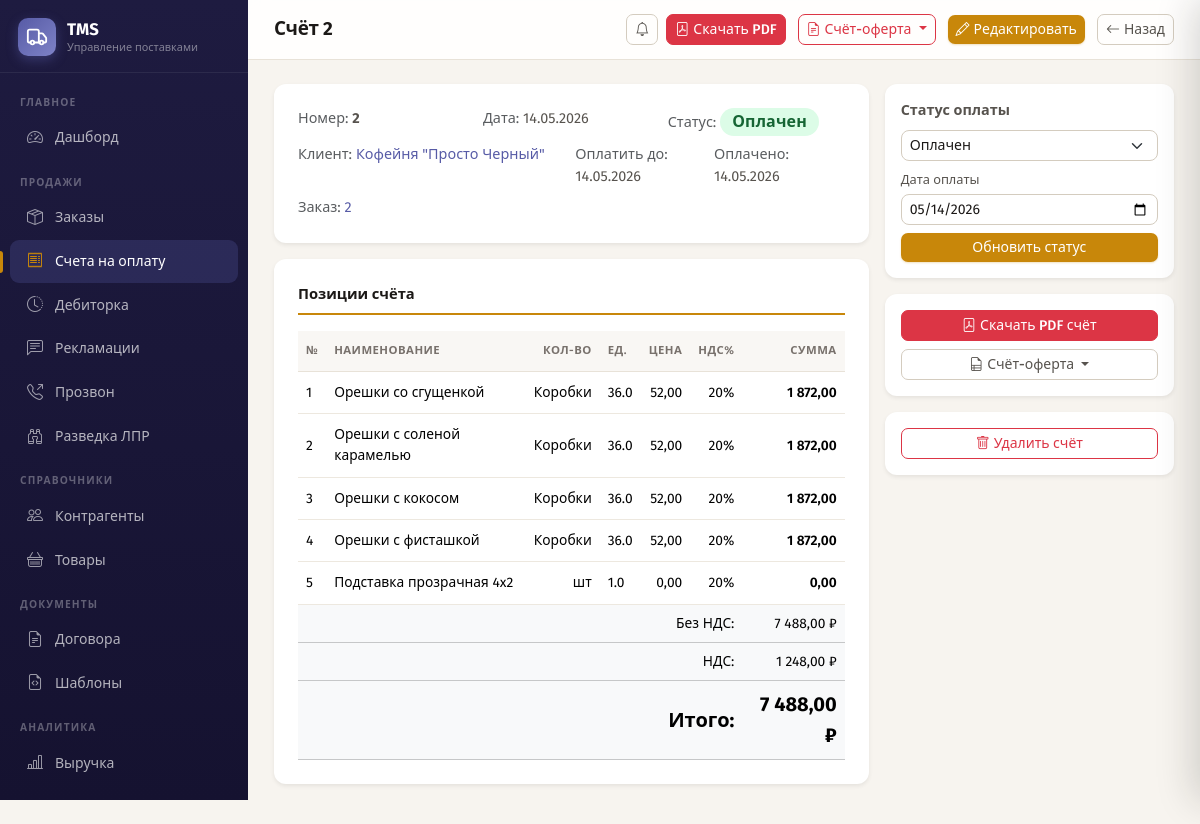
Page /invoices/2 (signed in) on the committed database.
### app/models.py (models this page shows, shortened)
class Invoice(Base):
    __tablename__ = "invoices"
    id = Column(Integer, primary_key=True, index=True)
    number = Column(String(50), unique=True, nullable=False)
    date = Column(Date, nullable=False)
    order_id = Column(Integer, ForeignKey("orders.id"))
    counterparty_id = Column(Integer, ForeignKey("counterparties.id"), nullable=False)
    status = Column(String(20), default="draft")
    subtotal = Column(Float, default=0.0)
    vat_amount = Column(Float, default=0.0)
    total_amount = Column(Float, default=0.0)
    due_date = Column(Date)
    paid_date = Column(Date)
    notes = Column(Text)
    created_at = Column(DateTime, server_default=func.now())
    contract_id = Column(Integer, ForeignKey("contracts.id"))
    counterparty = relationship("Counterparty", back_populates="invoices")
    order = relationship("Order", back_populates="invoices")
    contract = relationship("Contract")
    items = relationship("InvoiceItem", back_populates="invoice", cascade="all, delete-orphan")

class Counterparty(Base):
    __tablename__ = "counterparties"
    id = Column(Integer, primary_key=True, index=True)
    name = Column(String(200), nullable=False)
    trade_name = Column(String(200))
    short_name = Column(String(100))
    inn = Column(String(12))
    kpp = Column(String(9))
    ogrn = Column(String(15))
    legal_address = Column(String(500))
    actual_address = Column(String(500))
    phone = Column(String(50))
    email = Column(String(100))
    contact_person = Column(String(100))
    signatory = Column(String(100))  # Подписант в формате «Фамилия И.О.» (для ИП)
    type = Column(String(20), default="client")  # client / supplier / both
    entity_type = Column(String(10), default="ooo")  # ooo / ip / other
    bank_name = Column(String(200))
    bank_account = Column(String(20))
    bank_bik = Column(String(9))
    bank_corr_account = Column(String(20))
    notes = Column(Text)
    is_active = Column(Boolean, default=True)
    created_at = Column(DateTime, server_default=func.now())
    payment_delay_days = Column(Integer, default=2)           # дней отсрочки
    payment_delay_type = Column(String(10), default="banking") # 'banking' или 'calendar'
    default_discount_pct = Column(Float, default=0.0)
    category = Column(String(1))          # A / B / C / None
    category_manual = Column(Boolean, default=False)  # True = вручную, не пересчитывать
    tg_chat_id = Column(String(100))            # ID чата / группы Telegram
    tg_notify_enabled = Column(Boolean, default=False)  # вкл/выкл отправку заказов
    orders = relationship("Order", back_populates="counterparty", foreign_keys="Order.counterparty_id")
    invoices = relationship("Invoice", back_populates="counterparty")
    contracts = relationship("Contract", back_populates="counterparty")
    claims = relationship("Claim", back_populates="counterparty", order_by="Claim.date.desc()")

class Order(Base):
    __tablename__ = "orders"
    id = Column(Integer, primary_key=True, index=True)
    number = Column(String(50), unique=True, nullable=False)
    date = Column(Date, nullable=False)
    counterparty_id = Column(Integer, ForeignKey("counterparties.id"), nullable=False)
    supplier_id = Column(Integer, ForeignKey("counterparties.id"), nullable=True)
    carrier_id = Column(Integer, ForeignKey("counterparties.id"), nullable=True)
    contract_id = Column(Integer, ForeignKey("contracts.id"), nullable=True)
    status = Column(String(20), default="draft")
    payment_type = Column(String(10), default="prepay")  # prepay / deferred
    delivery_date = Column(Date)
    delivery_address = Column(String(500))
    notes = Column(Text)
    created_by_id = Column(Integer, ForeignKey("users.id"))
    created_at = Column(DateTime, server_default=func.now())
    pickup_city = Column(String(100))        # город отправки
    pickup_address = Column(String(500))     # адрес забора (откуда)
    delivery_contact = Column(String(200))   # телефон + имя получателя, напр. «79119244416 Ольга»
    delivery_time = Column(String(50))       # временной слот, напр. «12-19»
    counterparty = relationship("Counterparty", back_populates="orders", foreign_keys=[counterparty_id])
    supplier = relationship("Counterparty", foreign_keys=[supplier_id])
    carrier = relationship("Counterparty", foreign_keys=[carrier_id])
    contract = relationship("Contract")
    items = relationship("OrderItem", back_populates="order", cascade="all, delete-orphan")
    invoices = relationship("Invoice", back_populates="order")
    created_by = relationship("User")

class InvoiceItem(Base):
    __tablename__ = "invoice_items"
    id = Column(Integer, primary_key=True, index=True)
    invoice_id = Column(Integer, ForeignKey("invoices.id"), nullable=False)
    product_id = Column(Integer, ForeignKey("products.id"))
    name = Column(String(200), nullable=False)
    quantity = Column(Float, nullable=False)
    unit = Column(String(20), default="кг")
    price = Column(Float, nullable=False)
    vat_rate = Column(Float, default=20.0)
    discount_pct = Column(Float, default=0.0)
    amount = Column(Float, nullable=False)
    invoice = relationship("Invoice", back_populates="items")
    product = relationship("Product")

### app/routers/invoices.py (the view)
@router.get("/{invoice_id}", response_class=HTMLResponse)
@login_required
async def view_invoice(request: Request, invoice_id: int, db: Session = Depends(get_db)):
    invoice = db.query(Invoice).filter(Invoice.id == invoice_id).first()
    if not invoice:
        return RedirectResponse(url="/invoices", status_code=302)
    return templates.TemplateResponse(request, "invoices/detail.html", {
        "invoice": invoice, "statuses": INVOICE_STATUSES,
    })

### app/templates/invoices/detail.html (shortened to what this page needs)
{% extends "base.html" %}
{% block page_title %}Счёт {{ invoice.number }}{% endblock %}
{% block topbar_actions %}
  <a href="/invoices/{{ invoice.id }}/pdf" class="btn btn-danger btn-sm me-1" target="_blank">
    <i class="bi bi-file-pdf me-1"></i>Скачать PDF
  </a>
  <div class="btn-group me-1">
    <button type="button" class="btn btn-outline-danger btn-sm dropdown-toggle" data-bs-toggle="dropdown">
      <i class="bi bi-file-earmark-text me-1"></i>Счёт-оферта
    </button>
  </div>
  <a href="/invoices/{{ invoice.id }}/edit" class="btn btn-accent btn-sm me-1"><i class="bi bi-pencil me-1"></i>Редактировать</a>
  <a href="/invoices" class="btn btn-outline-secondary btn-sm"><i class="bi bi-arrow-left me-1"></i>Назад</a>
{% endblock %}
{% block content %}
<div class="row g-3">
  <div class="col-lg-8">
    <div class="card border-0 shadow-sm p-4 mb-3">
      <div class="row g-2" style="font-size:.9rem">
        <div class="col-md-4"><span class="text-muted">Номер:</span> <strong>{{ invoice.number }}</strong></div>
        <div class="col-md-4"><span class="text-muted">Дата:</span> {{ invoice.date | date_fmt }}</div>
        <div class="col-md-4"><span class="text-muted">Статус:</span>
          <span class="badge badge-{{ invoice.status }} fs-6">{{ statuses[invoice.status] }}</span>
        </div>
        <div class="col-md-6"><span class="text-muted">Клиент:</span> <a href="/counterparties/{{ invoice.counterparty_id }}">{{ invoice.counterparty.trade_name or invoice.counterparty.name }}</a></div>
        <div class="col-md-3"><span class="text-muted">Оплатить до:</span> {{ invoice.due_date | date_fmt }}</div>
        <div class="col-md-3"><span class="text-muted">Оплачено:</span> {{ invoice.paid_date | date_fmt }}</div>
        {% if invoice.order %}<div class="col-12"><span class="text-muted">Заказ:</span> <a href="/orders/{{ invoice.order_id }}">{{ invoice.order.number }}</a></div>{% endif %}
      </div>
    </div>
    <div class="card border-0 shadow-sm p-4">
      <div class="form-section-title">Позиции счёта</div>
      <div class="table-responsive">
        <table class="table tms-table mb-0">
          {% set has_discount = invoice.items | selectattr("discount_pct", "gt", 0) | list | length > 0 %}
          <thead>
            <tr><th>№</th><th>Наименование</th><th class="text-end">Кол-во</th><th>Ед.</th>
                <th class="text-end">Цена</th>
                <th class="text-end">НДС%</th><th class="text-end">Сумма</th></tr>
          </thead>
          <tbody>
            {% for item in invoice.items %}
            <tr>
              <td>{{ loop.index }}</td>
              <td>{{ item.name }}</td>
              <td class="text-end">{{ item.quantity }}</td>
              <td>{{ item.unit }}</td>
              <td class="text-end">{{ item.price | money }}</td>
              <td class="text-end">{{ item.vat_rate | int }}%</td>
              <td class="text-end fw-semibold">{{ item.amount | money }}</td>
            </tr>
            {% endfor %}
          </tbody>
          {% set colspan = 6 if has_discount else 5 %}
          <tfoot class="table-light">
            <tr><td colspan="{{ colspan + 1 }}" class="text-end">Без НДС:</td><td class="text-end">{{ invoice.subtotal | money }} ₽</td></tr>
            <tr><td colspan="{{ colspan + 1 }}" class="text-end">НДС:</td><td class="text-end">{{ invoice.vat_amount | money }} ₽</td></tr>
            <tr class="fw-bold"><td colspan="{{ colspan + 1 }}" class="text-end fs-5">Итого:</td><td class="text-end fs-5">{{ invoice.total_amount | money }} ₽</td></tr>
          </tfoot>
        </table>
      </div>
    </div>
  </div>
  <div class="col-lg-4">
    <div class="card border-0 shadow-sm p-3 mb-3">
      <div class="fw-semibold mb-2">Статус оплаты</div>
      <form method="post" action="/invoices/{{ invoice.id }}/status">
        <div class="mb-2">
          <select name="status" class="form-select form-select-sm">
            {% for val, label in statuses.items() %}
            <option value="{{ val }}" {% if invoice.status == val %}selected{% endif %}>{{ label }}</option>
            {% endfor %}
          </select>
        </div>
        <div class="mb-2">
          <label class="form-label" style="font-size:.8rem">Дата оплаты</label>
          <input type="date" name="paid_date" class="form-control form-control-sm"
                 value="{{ invoice.paid_date.isoformat() if invoice.paid_date else '' }}">
        </div>
        <button class="btn btn-sm btn-accent w-100">Обновить статус</button>
      </form>
    </div>
    <div class="card border-0 shadow-sm p-3 mb-3">
      <a href="/invoices/{{ invoice.id }}/pdf" class="btn btn-danger btn-sm w-100 mb-2" target="_blank">
        <i class="bi bi-file-pdf me-1"></i>Скачать PDF счёт
      </a>
      <div class="dropdown w-100">
        <button class="btn btn-outline-secondary btn-sm w-100 dropdown-toggle" type="button" data-bs-toggle="dropdown">
          <i class="bi bi-file-earmark-ruled me-1"></i>Счёт-оферта
        </button>
      </div>
    </div>
    <div class="card border-0 shadow-sm p-3">
      <form method="post" action="/invoices/{{ invoice.id }}/delete" data-confirm="Удалить счёт {{ invoice.number }}?">
        <button class="btn btn-outline-danger btn-sm w-100"><i class="bi bi-trash me-1"></i>Удалить счёт</button>
      </form>
    </div>
  </div>
</div>
{% endblock %}

### app/static/css/app.css (style rules this page uses)
:root { --brand: #575BA6; --brand-600: #4A4E94; --brand-700: #3D4180; --brand-50: #EEEEFF; --brand-100: #DDDDF5; --brand-rgb: 87, 91, 166; --cta: #C8870A; --cta-600: #A86E08; --cta-50: #FEF3DC; --sidebar-bg: #1E1B40; --sidebar-bg-2: #151230; --sidebar-width: 248px; --bg: #F7F4EF; --surface: #FFFFFF; --border: #E8E2D8; --border-strong: #D4CCBF; --text: #1C1917; --text-muted: #78716C; --text-soft: #57534E; --r-sm: 8px; --r: 12px; --r-lg: 16px; --shadow-sm: 0 1px 2px rgba(28,25,23,.06), 0 1px 3px rgba(28,25,23,.04); --shadow: 0 4px 12px rgba(28,25,23,.09); --shadow-lg: 0 12px 32px rgba(28,25,23,.14); --bs-primary: #575BA6; --bs-primary-rgb: 87, 91, 166; --bs-link-color: #575BA6; --bs-link-color-rgb: 87, 91, 166; --bs-link-hover-color: #4A4E94; --bs-border-color: #E8E2D8; --bs-body-color: #57534E; --bs-body-font-family: 'Fira Sans', system-ui, 'Segoe UI', sans-serif; }
* { -webkit-font-smoothing: antialiased; -moz-osx-font-smoothing: grayscale; }
body { font-family: 'Fira Sans', system-ui, 'Segoe UI', sans-serif; background: var(--bg); color: var(--text-soft); font-size: .9rem; line-height: 1.55; }
a { text-decoration: none; }
.card { border: 1px solid var(--border); border-radius: var(--r); box-shadow: var(--shadow-sm); background: var(--surface); }
.tms-table { font-size: .86rem; color: var(--text-soft); }
.tms-table thead th { background: #F9F7F4; font-weight: 600; color: var(--text-muted); text-transform: uppercase; letter-spacing: .04em; font-size: .71rem; border-bottom: 1px solid var(--border); border-top: none; white-space: nowrap; padding-top: 11px; padding-bottom: 11px; }
.tms-table tbody td { border-bottom: 1px solid #EDE8DF; vertical-align: middle; padding-top: 10px; padding-bottom: 10px; }
.tms-table tbody tr { transition: background .12s ease; }
.badge { font-weight: 600; font-size: .72rem; padding: .38em .75em; border-radius: 999px; letter-spacing: .01em; }
.badge-paid { background:#DCFCE7; color:#166534; }
.btn { font-weight: 500; border-radius: var(--r-sm); transition: background .18s ease, box-shadow .18s ease, color .18s ease; cursor: pointer; }
.btn-sm { border-radius: 7px; }
.btn-accent, .btn-accent:focus { background: var(--cta); color: #fff; border: none; box-shadow: 0 1px 2px rgba(200,135,10,.25); }
.btn-outline-secondary { color: var(--text-soft); border-color: var(--border-strong); }
.form-label { font-weight: 500; font-size: .84rem; color: var(--text-soft); margin-bottom: 4px; }
.form-control, .form-select { border-color: var(--border-strong); border-radius: var(--r-sm); font-size: .88rem; color: var(--text); background-color: var(--surface); }
.form-control::placeholder { color: #A8A29E; }
.form-section-title { font-weight: 600; font-size: .92rem; color: var(--text); border-bottom: 2px solid var(--cta); padding-bottom: 7px; margin-bottom: 16px; display: inline-block; }

### rows in the picture
Invoice: number "2", date "14.05.2026", status "Оплачен", due_date "14.05.2026", paid_date "14.05.2026", subtotal "7 488,00", vat_amount "1 248,00", total_amount "7 488,00", paid_date "05/14/2026"
Counterparty: counterparty "Кофейня \"Просто Черный\""
Order: order.number "2"
InvoiceItem: name "Орешки со сгущенкой", quantity "Коробки", unit "36.0", price "52,00", vat_rate "20", amount "1 872,00"
InvoiceItem: name "Орешки с соленой карамелью", quantity "Коробки", unit "36.0", price "52,00", vat_rate "20", amount "1 872,00"
InvoiceItem: name "Орешки с кокосом", quantity "Коробки", unit "36.0", price "52,00", vat_rate "20", amount "1 872,00"
InvoiceItem: name "Орешки с фисташкой", quantity "Коробки", unit "36.0", price "52,00", vat_rate "20", amount "1 872,00"
InvoiceItem: name "Подставка прозрачная 4x2", quantity "шт", unit "1.0", price "0,00", vat_rate "20", amount "0,00"
